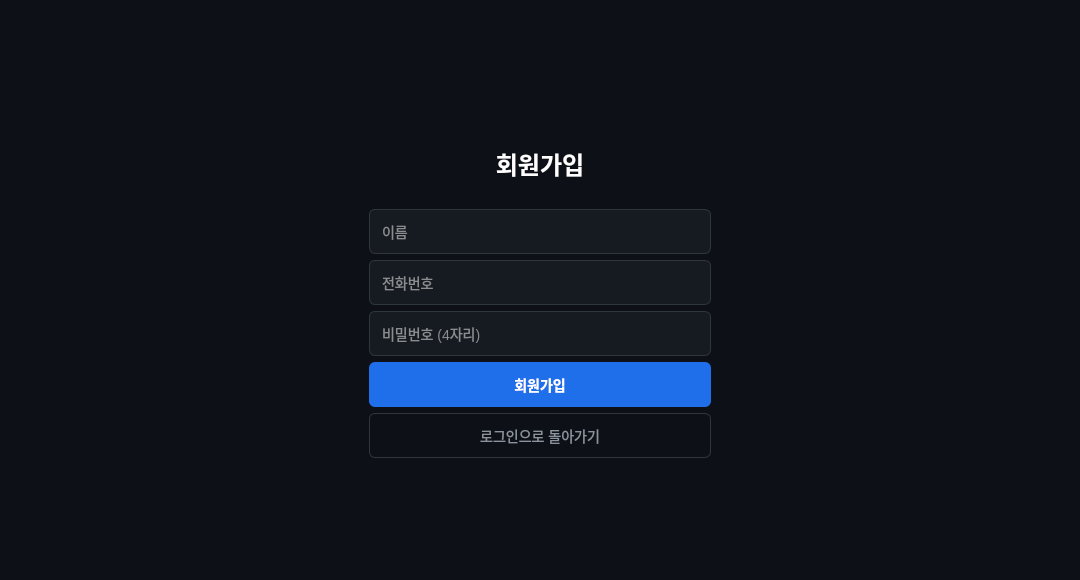
<?xml version="1.0" encoding="UTF-8"?>
<ui version="4.0">
 <class>RegisterDialog</class>
 <widget class="QDialog" name="RegisterDialog">
  <property name="geometry">
   <rect>
    <x>0</x>
    <y>0</y>
    <width>1080</width>
    <height>580</height>
   </rect>
  </property>
  <property name="windowTitle">
   <string>BBI Share(Register)</string>
  </property>
  <property name="styleSheet">
   <string notr="true">QDialog {
    background-color: #0d1117;
}</string>
  </property>
  <layout class="QHBoxLayout" name="horizontalLayout">
   <item>
    <spacer name="horizontalSpacer">
     <property name="orientation">
      <enum>Qt::Horizontal</enum>
     </property>
     <property name="sizeHint" stdset="0">
      <size>
       <width>40</width>
       <height>20</height>
      </size>
     </property>
    </spacer>
   </item>
   <item>
    <widget class="QWidget" name="register_panel" native="true">
     <property name="minimumSize">
      <size>
       <width>360</width>
       <height>0</height>
      </size>
     </property>
     <property name="maximumSize">
      <size>
       <width>360</width>
       <height>16777215</height>
      </size>
     </property>
     <layout class="QVBoxLayout" name="verticalLayout">
      <item>
       <spacer name="verticalSpacer">
        <property name="orientation">
         <enum>Qt::Vertical</enum>
        </property>
        <property name="sizeHint" stdset="0">
         <size>
          <width>20</width>
          <height>40</height>
         </size>
        </property>
       </spacer>
      </item>
      <item>
       <widget class="QLabel" name="label_title">
        <property name="minimumSize">
         <size>
          <width>0</width>
          <height>80</height>
         </size>
        </property>
        <property name="styleSheet">
         <string notr="true">QLabel#label_title {
    color: white;
    font-size: 24px;
    font-weight: bold;
}</string>
        </property>
        <property name="text">
         <string>회원가입</string>
        </property>
        <property name="alignment">
         <set>Qt::AlignCenter</set>
        </property>
       </widget>
      </item>
      <item>
       <widget class="QLineEdit" name="input_name">
        <property name="minimumSize">
         <size>
          <width>0</width>
          <height>45</height>
         </size>
        </property>
        <property name="styleSheet">
         <string notr="true">QLineEdit {
    background-color: #161b22;
    border: 1px solid #30363d;
    border-radius: 6px;
    color: white;
    font-size: 14px;
    padding: 0 10px;
}
QLineEdit:focus {
    border: 1px solid #1f6feb;
}</string>
        </property>
        <property name="placeholderText">
         <string>이름</string>
        </property>
       </widget>
      </item>
      <item>
       <widget class="QLineEdit" name="input_phone">
        <property name="minimumSize">
         <size>
          <width>0</width>
          <height>45</height>
         </size>
        </property>
        <property name="styleSheet">
         <string notr="true">QLineEdit {
    background-color: #161b22;
    border: 1px solid #30363d;
    border-radius: 6px;
    color: white;
    font-size: 14px;
    padding: 0 10px;
}
QLineEdit:focus {
    border: 1px solid #1f6feb;
}</string>
        </property>
        <property name="placeholderText">
         <string>전화번호</string>
        </property>
       </widget>
      </item>
      <item>
       <widget class="QLineEdit" name="input_pw">
        <property name="minimumSize">
         <size>
          <width>0</width>
          <height>45</height>
         </size>
        </property>
        <property name="styleSheet">
         <string notr="true">QLineEdit {
    background-color: #161b22;
    border: 1px solid #30363d;
    border-radius: 6px;
    color: white;
    font-size: 14px;
    padding: 0 10px;
}
QLineEdit:focus {
    border: 1px solid #1f6feb;
}
</string>
        </property>
        <property name="placeholderText">
         <string>비밀번호 (4자리)</string>
        </property>
       </widget>
      </item>
      <item>
       <widget class="QPushButton" name="btn_register">
        <property name="minimumSize">
         <size>
          <width>0</width>
          <height>45</height>
         </size>
        </property>
        <property name="styleSheet">
         <string notr="true">QPushButton#btn_register {
    background-color: #1f6feb;
    color: white;
    border: none;
    border-radius: 6px;
    font-size: 14px;
    font-weight: bold;
}
QPushButton#btn_register:hover {
    background-color: #388bfd;
}
QPushButton#btn_register:pressed {
    background-color: #1158c7;
}</string>
        </property>
        <property name="text">
         <string>회원가입</string>
        </property>
       </widget>
      </item>
      <item>
       <widget class="QPushButton" name="btn_back">
        <property name="minimumSize">
         <size>
          <width>0</width>
          <height>45</height>
         </size>
        </property>
        <property name="styleSheet">
         <string notr="true">QPushButton#btn_back {
    background-color: transparent;
    color: #8b949e;
    border: 1px solid #30363d;
    border-radius: 6px;
    font-size: 14px;
}
QPushButton#btn_back:hover {
    background-color: #161b22;
    color: white;
}</string>
        </property>
        <property name="text">
         <string>로그인으로 돌아가기</string>
        </property>
       </widget>
      </item>
      <item>
       <spacer name="verticalSpacer_2">
        <property name="orientation">
         <enum>Qt::Vertical</enum>
        </property>
        <property name="sizeHint" stdset="0">
         <size>
          <width>20</width>
          <height>40</height>
         </size>
        </property>
       </spacer>
      </item>
     </layout>
    </widget>
   </item>
   <item>
    <spacer name="horizontalSpacer_2">
     <property name="orientation">
      <enum>Qt::Horizontal</enum>
     </property>
     <property name="sizeHint" stdset="0">
      <size>
       <width>40</width>
       <height>20</height>
      </size>
     </property>
    </spacer>
   </item>
  </layout>
 </widget>
 <resources/>
 <connections/>
</ui>
